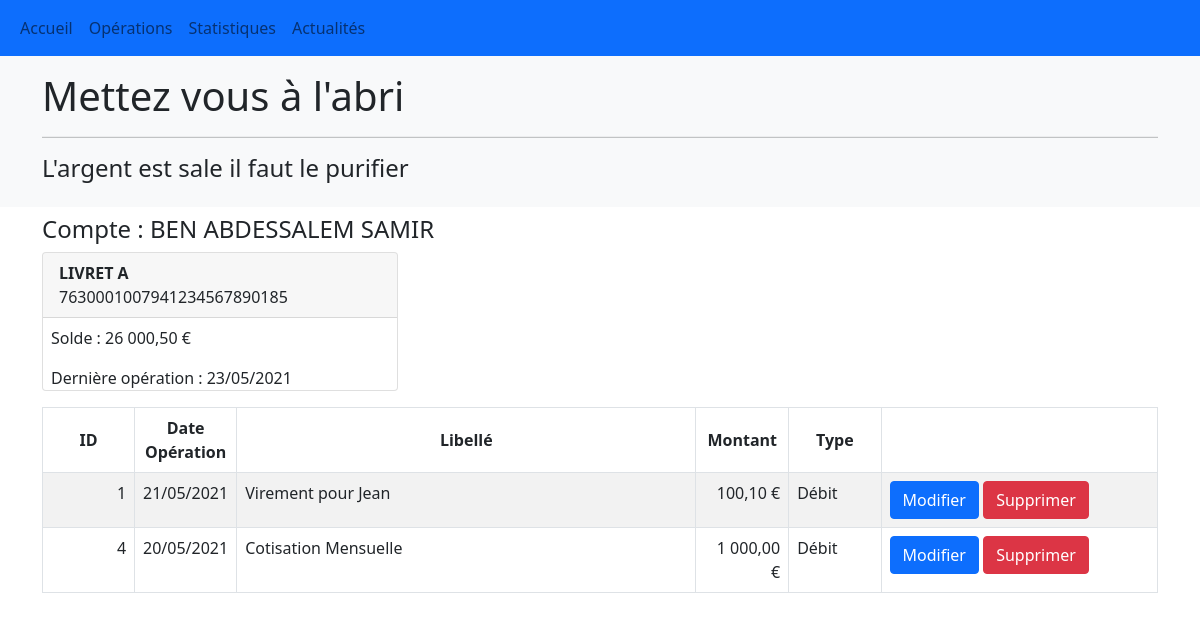
The app's page /Views/operationsView.php?idcompte=1 (signed in) with its own data.
### tables this page shows
CREATE TABLE titulaire (
  id int(10) UNSIGNED NOT NULL AUTO_INCREMENT,
  nom varchar(80)  NOT NULL,
  prenom varchar(80)  NOT NULL,
  email varchar(80)  NOT NULL,
  password varchar(80)  NOT NULL,
  PRIMARY KEY (id)
);

CREATE TABLE typecompte (
  id int(10) UNSIGNED NOT NULL AUTO_INCREMENT,
  nom varchar(80),
  PRIMARY KEY (id) 
);

CREATE TABLE compte (
  id int(10) UNSIGNED NOT NULL AUTO_INCREMENT,
  numcompte varchar(30) NOT NULL,
  typecompte_id int(10) UNSIGNED NOT NULL,
  date_ouverture date NOT NULL DEFAULT current_timestamp(),
  derniere_op date NOT NULL DEFAULT '1000-01-01',
  solde decimal(7,2) NOT NULL,
  titulaire_id int(10) UNSIGNED NOT NULL,
  PRIMARY KEY (id),
  FOREIGN KEY (titulaire_id) REFERENCES titulaire(id),
  FOREIGN KEY (typecompte_id) REFERENCES typecompte(id)
);

CREATE TABLE operation (
  id int(10) UNSIGNED NOT NULL AUTO_INCREMENT,
  compte_id int(10) UNSIGNED NOT NULL,
  libelle varchar(50) NOT NULL,
  date_operation date NOT NULL,
  montant decimal(7,2) NOT NULL,
  type_operation tinyint(4) NOT NULL,
  PRIMARY KEY (id),
  FOREIGN KEY (compte_id) REFERENCES compte(id)
);

### Views/operationsView.php (the view, shortened to what this page needs)
<?php
include "header.php" ;
if (isset($_GET['idcompte']) && !empty($_GET['idcompte'])) {
    $db_banque = Database::connect();
    $requete = "select compte.id, compte.numcompte, typecompte.nom as nomcompte, compte.date_ouverture,
    titulaire.nom, titulaire.prenom, compte.solde, compte.derniere_op,
    operation.id as num_operation, operation.date_operation, operation.libelle, operation.montant, operation.type_operation
    from compte
    inner join operation on compte.id = operation.compte_id
    inner join titulaire on compte.titulaire_id = titulaire.id
    inner join typecompte on compte.typecompte_id = typecompte.id
    where compte.id = ?
    order by operation.compte_id "  ;
    $result = $db_banque->prepare($requete);
    $result->execute(array($_GET['idcompte']));
    $compte = $result->fetchall(PDO::FETCH_ASSOC);
?>
    <main>
        <section class="container">
            <p class="h4 mt-2">Compte : <?php echo $compte[0]['nom'] . ' ' . $compte[0]['prenom'] ?></p>
            <div class="row">
                <div class="col-4">
                    <div class="card">
                        <div class="card-header">
                            <?php echo $compte[0]['nomcompte'] ?> <br>
                            <span>
                                <?php echo $compte[0]['numcompte'] ?>
                            </span>
                        </div>
                        <div class="card_body">
                            <p class="card-text px-2">Solde :
                                <?php echo number_format($compte[0]['solde'], 2, ',', ' ') . ' €' ?>
                            </p>
                            <p class="card-text px-2">Dernière opération :
                                <?php echo date("d/m/Y", strtotime($compte[0]["derniere_op"])) ?>
                            </p>
                        </div>
                    </div>
                </div>
            </div>
            <table class="table table-striped table-hover table-bordered mt-3">
                <thead class="text-center align-middle">
                    <tr>
                    <th scope="col" class="col-1">ID</th>
                    <th scope="col" class="col-1">Date Opération</th>
                    <th scope="col" class="col-5">Libellé</th>
                    <th scope="col" class="col-1">Montant</th>
                    <th scope="col" class="col-1">Type</th>
                    <th scope="col" class="col-3"></th>
                    </tr>
                </thead>
                <tbody>
                    <?php  foreach($compte as $operation) : ?>
                        <tr>
                            <td align="right"><?php echo $operation["num_operation"] ?></td>
                            <td><?php echo date("d/m/Y", strtotime($operation["date_operation"])) ?></td>
                            <td><?php echo $operation["libelle"] ?></td>
                            <td class="text-end">
                                <?php echo number_format($operation["montant"], 2, ',', ' ') . ' €' ?>
                            </td>
                           <td><?php echo ($operation["type_operation"] === "1") ? "Débit" : "Crédit" ?></td>
                           <td><a href="" class="btn btn-primary">Modifier</a>
                               <a href="" class="btn btn-danger">Supprimer</a>
                           </td>
                        </tr>
                    <?php endforeach; ?>
                </tbody>
            </table>
        </section>
    </main>
<?php } ?>
<?php include "footer.php" ?>

### Views/header.php (shortened to what this page needs)
<!doctype html>
<html class="no-js" lang="">
<head>
  <link href="https://cdn.jsdelivr.net/npm/bootstrap@5.0.0-beta3/dist/css/bootstrap.min.css" rel="stylesheet"
>
  <link rel="stylesheet" href="https://use.fontawesome.com/releases/v6.0.0-beta1/css/all.css">
  <link rel="stylesheet" href="css/normalize.css">
  <link rel="stylesheet" href="css/main.css">
  <link rel="stylesheet" href="css/style.css">
</head>
<body>
  <header>
    <nav class="navbar navbar-light bg-primary navbar-expand">
      <div class="container-fluid">
          <div class="collapse navbar-collapse">
            <ul class="navbar-nav">
              <li class="nav-item">
                <a class="nav-link" href="../index.php">Accueil</a>
              </li>
              <li class="nav-item">
                <a class="nav-link" href="">Opérations</a>
              </li>
              <li class="nav-item">
                <a class="nav-link" href="">Statistiques</a>
              </li>
              <li class="nav-item">
                <a class="nav-link" href="../blog.php">Actualités</a>
              </li>
            </ul>
          </div>
        </nav>
      <div class="bg-light py-3">
        <section class="container">
          <p class="h1">Mettez vous à l'abri</p>
          <hr>
          <p class="h4"> L'argent est sale il faut le purifier</p>
        </section>
    </div>
    </header>

### Views/footer.php (shortened to what this page needs)
</body>
</html>

### css/main.css (style rules this page uses)
html { color: #222; font-size: 1em; line-height: 1.4; }
hr { display: block; height: 1px; border: 0; border-top: 1px solid #ccc; margin: 1em 0; padding: 0; }

### css/style.css (style rules this page uses)
body { min-height: 100vh; z-index: 2; }
.card-header { font-weight: bold; }
.card-header > span { font-weight:normal; }

### records on screen
titulaire: nom "BEN ABDESSALEM", prenom "SAMIR"
typecompte: nom "LIVRET A"
compte: numcompte "7630001007941234567890185", solde "26 000,50", derniere_op "23/05/2021", operation.id "1", operation.date_operation "21/05/2021", operation.libelle "Virement pour Jean", operation.montant "100,10", operation.id "4", operation.date_operation "20/05/2021", operation.libelle "Cotisation Mensuelle", operation.montant "1 000,00"
